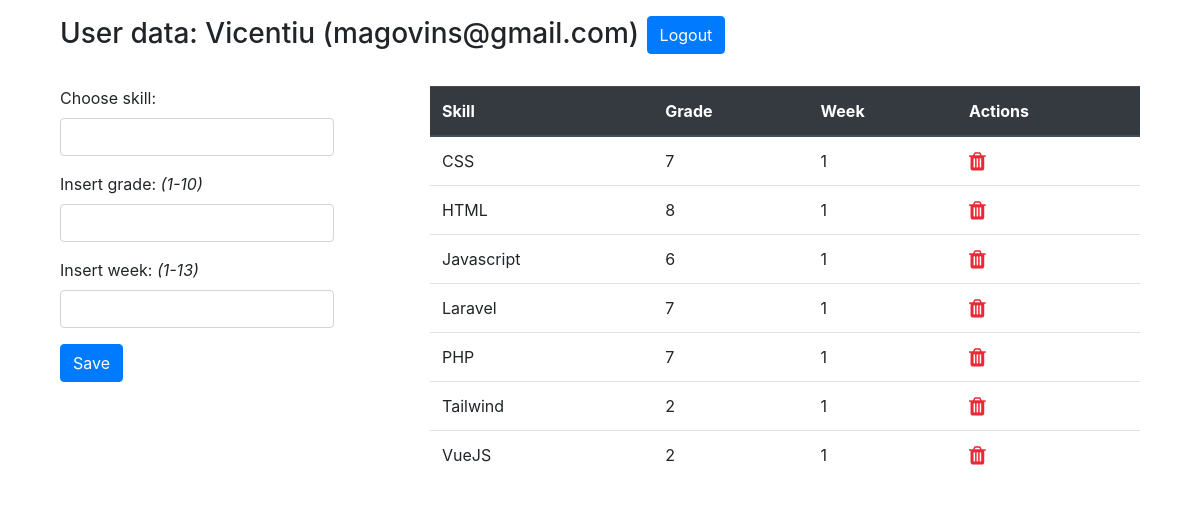
Screenshot of /profile.php (signed in) with the database file from the repository.
### tables this page shows
CREATE TABLE IF NOT EXISTS `users` (
  `id` int(11) NOT NULL AUTO_INCREMENT,
  `firstName` varchar(30) NOT NULL,
  `lastName` varchar(30) NOT NULL,
  `email` varchar(50) NOT NULL,
  `password` varchar(255) NOT NULL,
  `registerDate` timestamp NOT NULL DEFAULT CURRENT_TIMESTAMP,
  PRIMARY KEY (`id`)
);

CREATE TABLE IF NOT EXISTS `grades` (
  `user_id` int(11) NOT NULL,
  `skill_name` varchar(50) NOT NULL,
  `grade` tinyint(4) NOT NULL,
  `week` tinyint(4) NOT NULL,
  KEY `user_id` (`user_id`,`skill_name`),
  KEY `grades_ibfk_2` (`skill_name`)
);

### server/library.php (called while the page is built, shortened)
<?php
class Library {
    public function userDetails($user_id) {
        try {
            $db = connectDB();
            $query = $db->prepare("SELECT firstName, lastName, email, registerDate FROM users WHERE id=:user_id");
            $query->bindParam("user_id", $user_id, PDO::PARAM_STR);
            $query->execute();
            if ($query->rowCount() > 0) {
                return $query->fetch(PDO::FETCH_OBJ);
            }
        } catch (PDOException $e) {
            exit($e->getMessage());
        }
    }
    public function getGrades($user_id) {
        $tmp = array();
        try {
            $db = connectDB();
            $query = $db->prepare("SELECT * FROM grades WHERE user_id=:user_id", array(PDO::ATTR_CURSOR => PDO::CURSOR_SCROLL));
            $query->bindParam("user_id", $user_id, PDO::PARAM_STR);
            $query->execute();
            if ($query->rowCount() > 0) {
                while ($row = $query->fetch(PDO::FETCH_OBJ, PDO::FETCH_ORI_NEXT)) {
                  array_push($tmp, $row);
                }
                return $tmp;
            } else {
                return false;
            }
        } catch (PDOException $e) {
            exit($e->getMessage());
        }
    }
}

### profile.php (the view, shortened to what this page needs)
<?php
require_once(__DIR__.'/server/library.php');
$app = new Library();
$userProfile = $app->userDetails($_SESSION['user_id']);
$userGrades = $app->getGrades($_SESSION['user_id']);
?>
<!DOCTYPE html>
<html lang="en">
<head>
    <link
        rel="stylesheet"
        href="https://stackpath.bootstrapcdn.com/bootstrap/4.4.1/css/bootstrap.min.css"
 />
    <link
        rel="stylesheet"
        href="https://cdnjs.cloudflare.com/ajax/libs/font-awesome/4.7.0/css/font-awesome.min.css" />
</head>
<body>
    <div class="container">
        <div class="container mt-3">
            <h3>
                User data:
                <?php echo $userProfile->firstName.' ('.$userProfile->email.')' ?>
                <a href="server/logout.php" class="btn btn-primary">Logout</a>
            </h3>
            <br>
            <div class="row">
                <div class="col-4">
                    <div class="d-inline-flex">
                        <form action="profile.php" method="post">
                        <div class="form-group">
                            <label for="">Choose skill:</label>
                            <input list="list" name="skillsList" class="form-control" required>
                        </div>
                        <div class="form-group">
                            <label for="">Insert grade: <i>(1-10)</i></label>
                            <input type="number" name="grade" class="form-control" min="1" max="10" required/>
                        </div>
                        <div class="form-group">
                            <label for="">Insert week: <i>(1-13)</i></label>
                            <input type="number" name="week" class="form-control" min="1" max="13" required/>
                        </div>
                        <div class="form-group">
                            <input type="submit" name="btnSaveGrade" class="btn btn-primary" value="Save"/>
                        </div>
                        </form>
                    </div>
                </div>
                <div class="col-8">
                    <table class="table">
                        <thead class="thead-dark">
                            <tr>
                                <th scope="col">Skill</th>
                                <th scope="col">Grade</th>
                                <th scope="col">Week</th>
                                <th scope="col">Actions</th>
                            </tr>
                        </thead>
                        <tbody>
                            <?php
                            if (!empty($userGrades)) {
                                foreach ($userGrades as $item) {
                                    echo <<<HTML
                                    <tr>
                                        <form action="profile.php" method="post">
                                        <td>
                                            {$item->skill_name}
                                            <input type="hidden" name="skillName" value="{$item->skill_name}"/>
                                        </td>
                                        <td>{$item->grade}</td>
                                        <td>
                                            {$item->week}
                                            <input type="hidden" name="skillWeek" value="{$item->week}"/>
                                        </td>
                                        <td>
                                            <button type="submit" style="background:none;padding: 0px;border: none;" name="skillAction" value="delete">
                                                <i class="fa fa-trash fa-lg" style="color:#ea2938;"></i>
                                            </button>
                                        </td>
                                        </form>
                                    </tr>
                                    HTML;
                                }
                            } else {
                                echo <<<HTML
                                <tr>
                                <td> no grades </td>
                                </tr>
                                HTML;
                            }
                            ?>
                        </tbody>
                    </table>
                </div>
            </div>
        </div>
    </div>
</body>
</html>

### rows the page displays
users: firstName "Vicentiu", email "magovins@gmail.com"
grades: skill_name "CSS", grade "7", week "1"
grades: skill_name "HTML", grade "8", week "1"
grades: skill_name "Javascript", grade "6", week "1"
grades: skill_name "Laravel", grade "7", week "1"
grades: skill_name "PHP", grade "7", week "1"
grades: skill_name "Tailwind", grade "2", week "1"
grades: skill_name "VueJS", grade "2", week "1"
